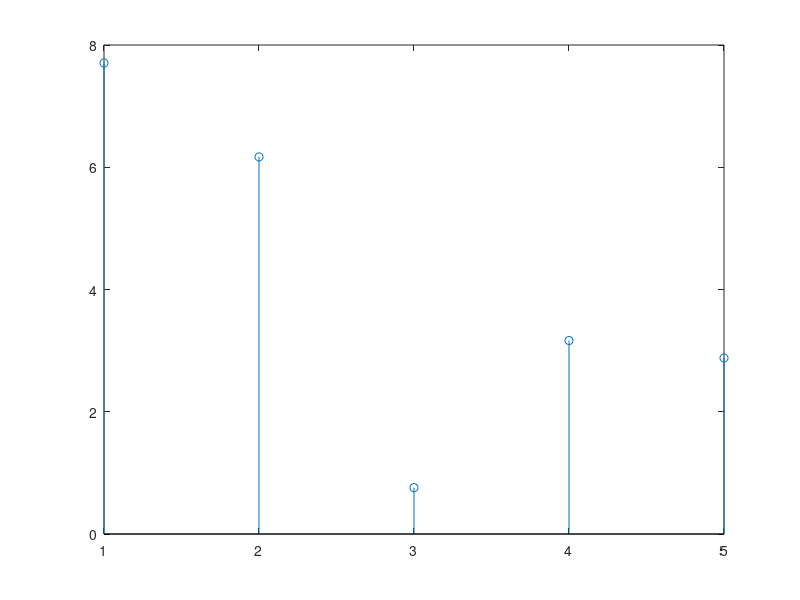
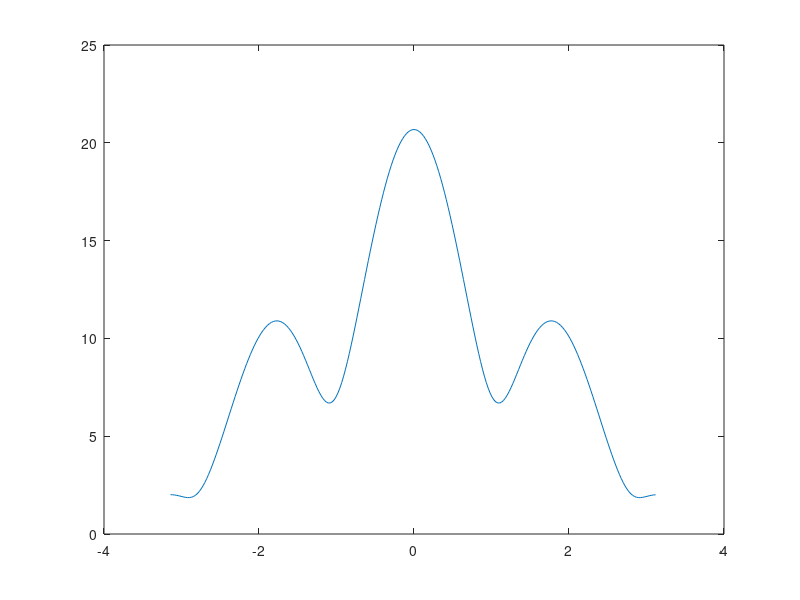
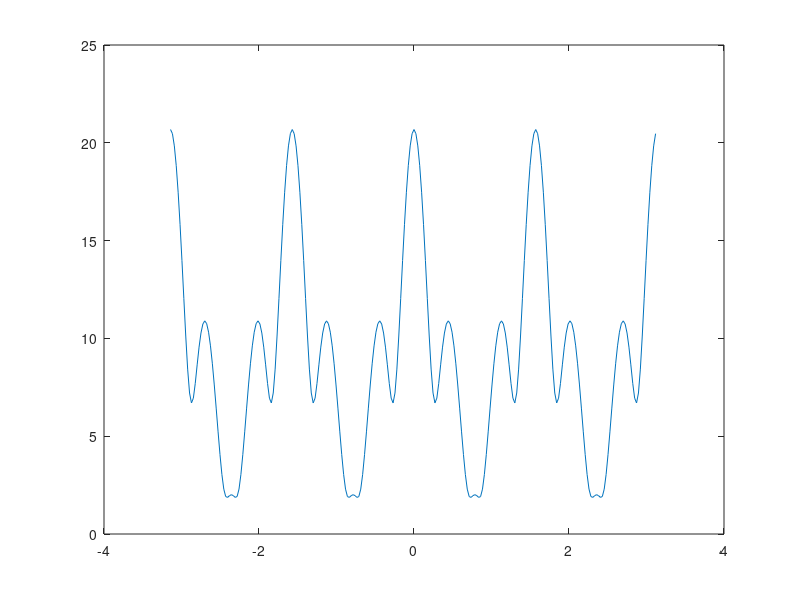
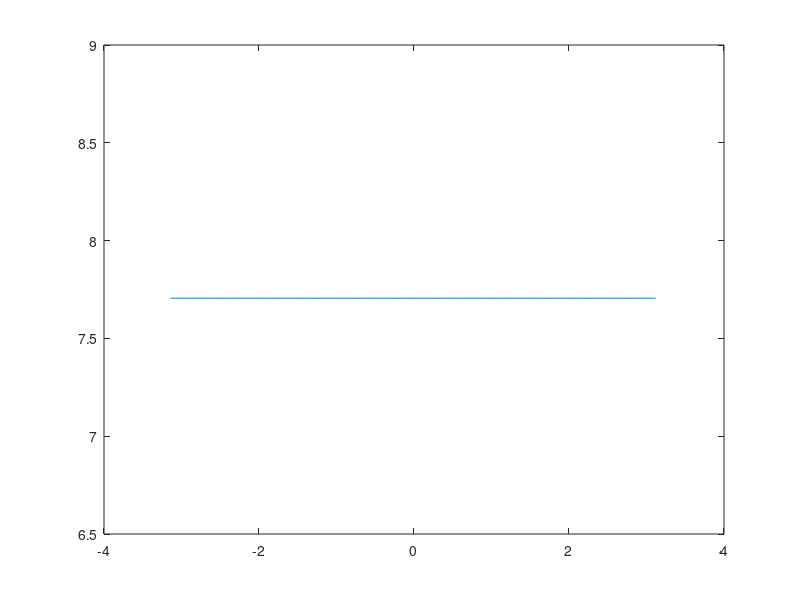

MATLAB code for these plots, in order:
%Ask for time sequence length%
askForLength = 'Input length of discrete time sequence ';
N = input(askForLength);

%Generate the arbitrary discrete sequence of specified length%
dts = 10*rand(1,N);                        %dts = Discrete Time Sequence

%Finding DTFT using DFT which in turn is obtained using FFT%
points = 256;                           %number of DFT points
DTS = fft(dts,points);                  %calculation of 256 pt DFT
DFT = fftshift(DTS);                    %shift DFT from 0 to 2pi, to -pi to +pi
w = 2*pi * (0:(points-1)) / points;     %obtaining frequencies corresponding to DFT samples
w1 = fftshift(w);                       %shift frequencies 0 to 2pi, to -pi to pi
w2 = unwrap(w1 - 2*pi);                 %remove 2pi discontinuity from w1

%Plot Discrete Time Signal and the DTFT calculated%
figure('Name','Discrete Time Signal')
stem(dts)
figure('Name','Frequency Domain Plot of x[n]')
plot(w2,abs(DFT));

%Upsampling and downsampling by factor of 4%
lengthUP = N + (N-1)*3;                 %length of upsampled sequence
lengthDOWN = (floor(N/4));              %length of downsampled sequence
dts_up = zeros(1,lengthUP);             %empty upsampled sequence
dts_down = zeros(1,lengthDOWN);         %empty downsampled sequence
for i=0:1:lengthUP                      %loop for upsampling
    if(mod(i,4)==0)
        dts_up(i+1) = dts(ceil((i+1)/4));
    else
        dts_up(i+1) = 0;
    end
end
for i=0:1:(lengthDOWN-1)                %loop for downsampling
    dts_down(i+1) = dts((4*i)+1);
end

%Calculating DTFT of upsampled and downsampled sequences%
DTFT_up = fftshift(fft(dts_up,points));
DTFT_down = fftshift(fft(dts_down,points));

%Plot upsampled and downsampled sequences
figure('Name','Frequency Domain Plot of x[n/4]')
plot(w2,abs(DTFT_up));
figure('Name','Frequency Domain Plot of x[4n]')
plot(w2,abs(DTFT_down));
figure('Name','Upsampled sequence')
stem(dts_up)
figure('Name','Downsampled sequence')
stem(dts_down)

squareAdd = 0;
for i=1:1:N
    squareAdd = squareAdd + (dts(i)*dts(i));     %calculate signalPower       
end
sigPower = 10*(log(squareAdd/N)/log(10));

askNoisePower = 'Input noise power in dB ';
sigmasq = input(askNoisePower);

snr = sigPower/sigmasq;

y = awgn(dts,snr);                              %pass signal through AWGN channel
YDTFT = fftshift(fft(y,points));                %DTFT of y

%Plot noisy sequence and its DTFT
figure('Name','Frequency Domain Plot of Noisy Sequence')
plot(w2,abs(YDTFT));
figure('Name','Noisy sequence')
stem(y)

%Passing the noisy sequence through moving average filter
y = [y,zeros(1,11)];
yf = zeros(1,N);
tempAdd = 0;
for i=0:1:(N-1)
    for j=0:1:10
        tempAdd = tempAdd+y((i+1)+j);
    end
    yf(i+1) = tempAdd/11;
end

%Plot filtered sequence yf
figure('Name','Sequence filtered from MA filter')
stem(yf)
